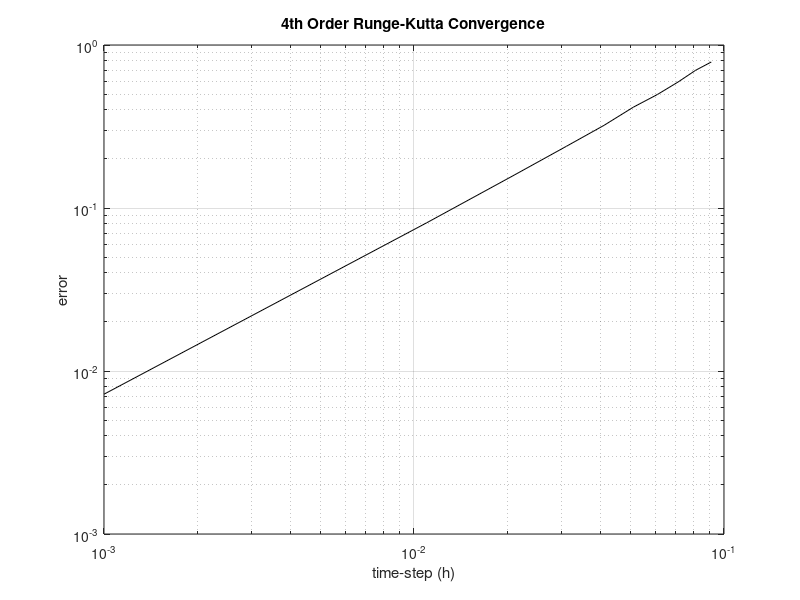

Reproduce this figure in MATLAB.
%4th order Runge-Kutta
clear all
w = 1;
y0 = 1; % initial conditions
z0 = 1;
f = @(t,y,z) z;
g = @(t,y,z)(-w^2)*y;
    
hvec = 0.001:0.01:0.1;
evec = zeros(size(hvec));
for n = 1:length(hvec) 
    h = hvec(n);
    t = 0:h:10; 
    k1 = zeros(size(t));
    k2 = zeros(size(t));
    k3 = zeros(size(t));
    k4 = zeros(size(t));
    yvec = zeros(1,length(t));  %preallocates space for y
    zvec = zeros(1,length(t));  %preallocates space for z
    zvec(1) = z0; yvec(1) = y0; %initial condition
    
    for i = 1:(length(t)-1)
        k1(i) = h*f(t(i),yvec(i),zvec(i)); %Euler method
        k2(i) = h*f(t(i)+0.5*h, yvec(i)+0.5*k1(i), zvec(i)+0.5*k1(i)); 
        k3(i) = h*f(t(i)+0.5*h, yvec(i)+0.5*k2(i), zvec(i)+0.5*k2(i)); 
        k4(i) = h*f(t(i)+h, yvec(i)+k3(i), zvec(i)+k3(i)); 
        yvec(i+1) = yvec(i) + (1/6)*(k1(i)+2*k2(i)+2*k3(i)+k4(i));  
        k1(i) = h*g(t(i),yvec(i),zvec(i)); %Euler method
        k2(i) = h*g(t(i)+0.5*h, yvec(i)+0.5*k1(i), zvec(i)+0.5*k1(i)); 
        k3(i) = h*g(t(i)+0.5*h, yvec(i)+0.5*k2(i), zvec(i)+0.5*k2(i)); 
        k4(i) = h*g(t(i)+h, yvec(i)+k3(i), zvec(i)+k3(i));  
        zvec(i+1) = zvec(i) + (1/6)*(k1(i)+2*k2(i)+2*k3(i)+k4(i));
    end
    ac = cos(t) + sin(t);
    v = abs(yvec-ac);
    e = max(v); %max norm
    evec(n) = e;
%     plot(t,yvec,'.-k','MarkerSize',16)
%     hold on
%     plot(t,ac,'.-r','MarkerSize',16)
%     hold off
end
loglog(hvec,evec, 'k', 'MarkerSize', 16)
title('4th Order Runge-Kutta Convergence')
xlabel('time-step (h)')
ylabel('error')
grid on